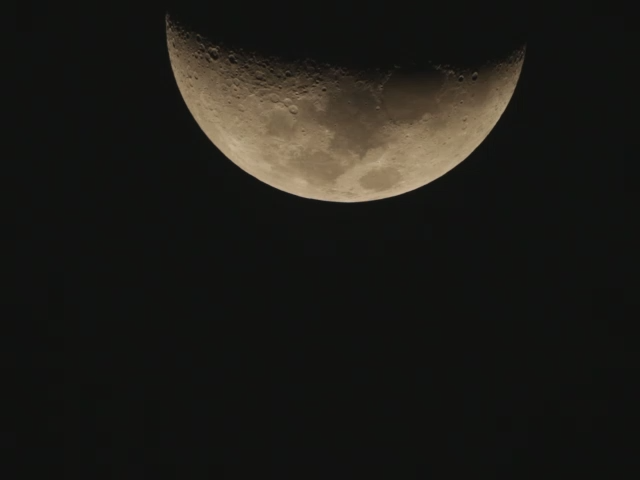
#> input picture galilean/test/input/moon_sample_frames/1.png, 640 x 480 px; its folder holds only this picture in this run
$ python test.py
#> lines starting #> are read from the running program, lines starting #| are printed output that depends on the picture; after the words box and inside, x2 and y2 are one past the last pixel; in counts of white or black regions, pixels touching at a corner belong together
### galilean/io/utils.py
from typing import Union

import cv2
import numpy as np


def read_image(source: Union[str, np.ndarray]) -> np.ndarray:
    """Read an image from either a file path or numpy array."""
    if isinstance(source, str):
        image = cv2.imread(source, cv2.IMREAD_COLOR)
#> image is the input picture: shape (480, 640, 3); mean B, G, R 23, 27.3, 28.5
        if image is None:
            raise ValueError(f"Could not load image from path: {source}")
        return image
    return source.copy()


def get_grayscale(image: np.ndarray) -> np.ndarray:
    """Convert an image to grayscale if it's in color, or return a copy if already grayscale."""
    if len(image.shape) == 3:
        return cv2.cvtColor(image, cv2.COLOR_BGR2GRAY)
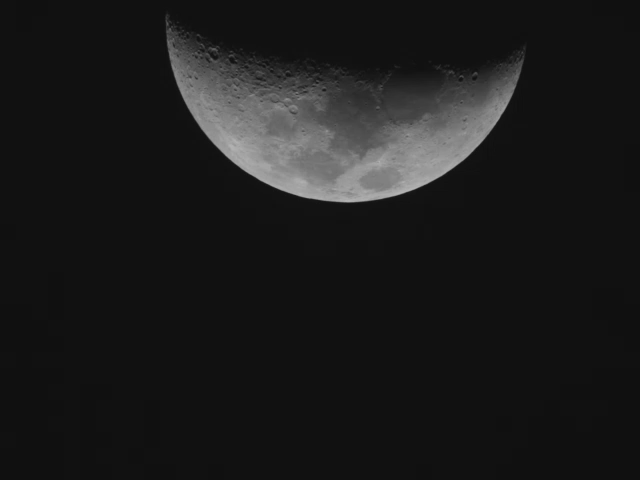
#> returned value: shape (480, 640); min 16, max 181, mean 27.2
    return image.copy()


def get_binary(grayscale_image: np.ndarray) -> np.ndarray:
    """Apply adaptive thresholding to create a binary image."""
    binary_image =  cv2.adaptiveThreshold(
        grayscale_image,
        255,
        cv2.ADAPTIVE_THRESH_GAUSSIAN_C,
        cv2.THRESH_BINARY_INV,
        11,
        2
    )
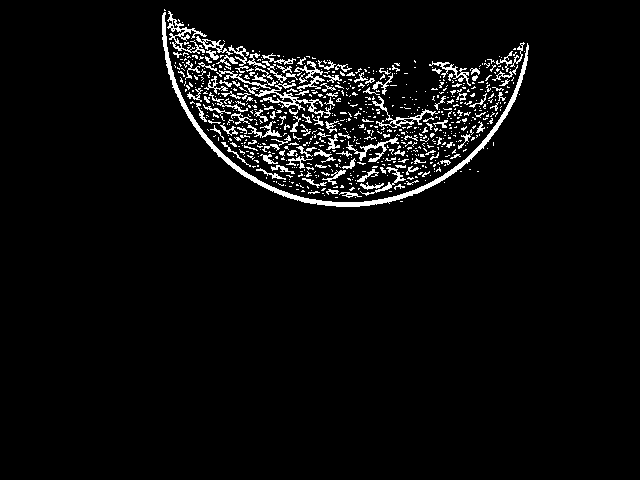
#> binary_image: shape (480, 640); 4.5% white in thin lines or dots, all inside (x1, y1, x2, y2) = (162, 9, 529, 207)

    kernel = cv2.getStructuringElement(cv2.MORPH_RECT, (3, 3))
    return cv2.dilate(binary_image, kernel, iterations=1)
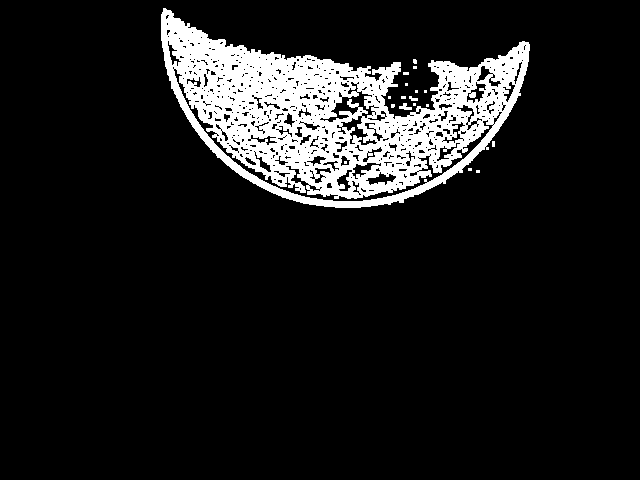
#> returned value: shape (480, 640); 10.8% white; 18 white regions (15 under 20 px), largest, box (x1, y1, x2, y2) and area: (161, 8, 530, 208) 33046, (399, 103, 412, 110) 53, (409, 96, 418, 101) 29

### galilean/io/handler.py
from typing import Tuple, Union

import cv2
import numpy as np
from utils import get_binary, get_grayscale, read_image


def detect_and_crop(
    source: Union[str, np.ndarray],
    crop_size: int,
    padding_color: Tuple[int, int, int] = (0, 0, 0)
) -> np.ndarray:
    """
    Detect the centroid of an object in an image and crop around it,
    padding with a specified color if needed.

    Args:
        source: Either a path to an image file (str) or a numpy array containing the image
        crop_size: The desired size of the output square crop in pixels
        padding_color: BGR color tuple for padding (default: black)

    Returns:
        np.ndarray: A square cropped image of size (crop_size x crop_size) centered on the object

    Raises:
        Exception: If no object is detected in the image
        ValueError: If the input image cannot be loaded or processed
    """
    image = read_image(source)
    binary = get_binary(get_grayscale(image))

    M = cv2.moments(binary)
#> M = moments, m00 8494305, centre m10/m00, m01/m00 = (331.9, 115)
    if M["m00"] == 0:
        raise Exception("No object detected in the image")

    centroid_x = int(M["m10"] / M["m00"])
#> centroid_x = 331
    centroid_y = int(M["m01"] / M["m00"])
#> centroid_y = 114

    h, w = image.shape[:2]
#> h = 480; w = 640
    min_dimension = min(h, w)
#> min_dimension = 480
    if crop_size > min_dimension:
        crop_size = min_dimension

    result = np.full((crop_size, crop_size, 3), padding_color, dtype=np.uint8)
    half_size = crop_size // 2

    src_x_min = max(centroid_x - half_size, 0)
#> src_x_min = 107
    src_y_min = max(centroid_y - half_size, 0)
#> src_y_min = 0
    src_x_max = min(centroid_x + half_size, w)
#> src_x_max = 555
    src_y_max = min(centroid_y + half_size, h)
#> src_y_max = 338

    dst_x_min = half_size - (centroid_x - src_x_min)
#> dst_x_min = 0
    dst_y_min = half_size - (centroid_y - src_y_min)
#> dst_y_min = 110
    dst_x_max = dst_x_min + (src_x_max - src_x_min)
#> dst_x_max = 448
    dst_y_max = dst_y_min + (src_y_max - src_y_min)
#> dst_y_max = 448

    result[dst_y_min:dst_y_max, dst_x_min:dst_x_max] = image[src_y_min:src_y_max, src_x_min:src_x_max]
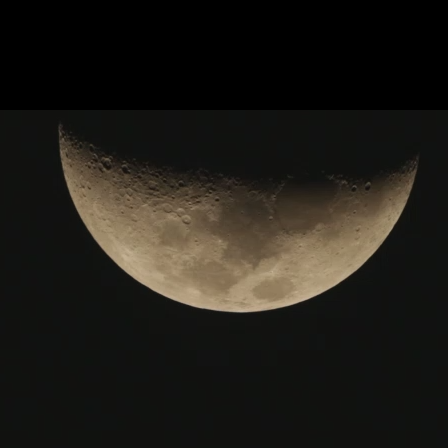
#> result: shape (448, 448, 3); mean B, G, R 23.2, 28.4, 31
    return result

### galilean/io/test.py
import os
from typing import List

import cv2
from handler import detect_and_crop


def test_detect_and_crop(image_path: str, out_dir: str, crop_size: int = 448) -> None:
    """Test the detect_and_crop function by processing an image and saving the result."""
    if not os.path.exists(image_path):
        raise FileNotFoundError(f"Input image not found: {image_path}")

    os.makedirs(out_dir, exist_ok=True)

    result = detect_and_crop(image_path, crop_size)

    filename = os.path.basename(image_path)
    base, ext = os.path.splitext(filename)
    out_path = os.path.join(out_dir, f"{base}_cropped{ext}")

    if not cv2.imwrite(out_path, result):
        raise Exception(f"Failed to save image to: {out_path}")

def process_directory(test_dir: str, out_base_dir: str, crop_size: int = 448) -> None:
    """Process all images in a directory and save the results in corresponding output directories."""
    if not os.path.exists(test_dir):
        raise FileNotFoundError(f"Input directory not found: {test_dir}")

    folder_name = os.path.basename(test_dir)
    out_dir = os.path.join(out_base_dir, folder_name)

    for root, _, files in os.walk(test_dir):
        for file in files:
            file_path = os.path.join(root, file)
            relative_dir = os.path.relpath(root, test_dir)
            nested_out_dir = os.path.join(out_dir, relative_dir)

            try:
                test_detect_and_crop(file_path, nested_out_dir, crop_size)
                print(f"Successfully processed: {file_path}")
            except Exception as e:
                print(f"Failed to process {file_path}: {str(e)}")

def test_multiple_directories(test_dirs: List[str], out_base_dir: str, crop_size: int = 448) -> None:
    """Process images in multiple directories."""
    for test_dir in test_dirs:
        try:
            process_directory(test_dir, out_base_dir, crop_size)
        except Exception as e:
            print(f"Failed to process directory {test_dir}: {str(e)}")

if __name__ == "__main__":
    test_dirs = [
        "test/input/moon_sample_frames",
        "test/input/jupiter_sample_frames",
        "test/input/saturn_sample_frames"
    ]
    out_base_dir = "test/out/io"
    test_multiple_directories(test_dirs, out_base_dir)
